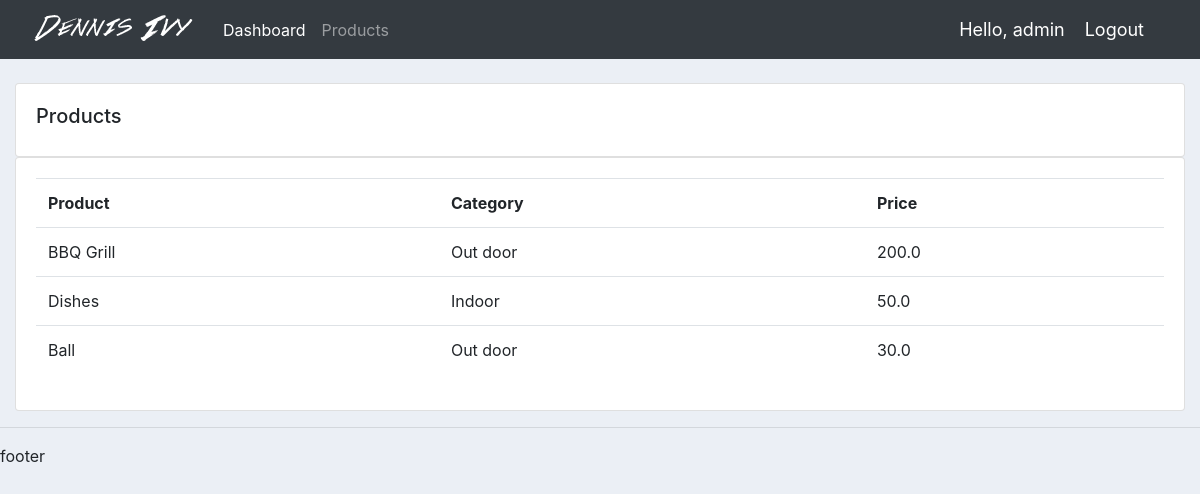
Screenshot of /products/ (signed in) with the database file from the repository.
### accounts/models.py (models this page shows, shortened)
class Product(models.Model):
	CATEGORY = (
		('Indoor','Indoor'),
		('Out door','Out door')
		)
	name=models.CharField(max_length=200, null=True)
	price=models.FloatField(null=True)
	category=models.CharField(max_length=200, null=True, choices=CATEGORY)
	description=models.CharField(max_length=200, null=True, blank=True)
	date_created = models.DateTimeField(auto_now_add=True)
	tag = models.ManyToManyField(Tag)

### accounts/decorators.py (the view)
		def wrapper_func(request, *args, **kwargs):
			group = None
			if request.user.groups.exists():
				group = request.user.groups.all()[0].name
			if group in allowed_roles:
				return view_func(request, *args, **kwargs)
			else:
				return HttpResponse('You are not authorised to view this page')

### accounts/views.py (called while the page is built)
@login_required(login_url='login')
@allowed_users(allowed_roles=['admin'])
def products(request):
	products = Product.objects.all()
	return render(request, 'products/products.html', {'products':products})

### accounts/templates/products/products.html
{%  extends 'main/base.html' %}
{% block content %}
		<br>
		<div class="row">
			<div class="col-md">
				<div class="card card-body">
					<h5>Products</h5>
				</div>
				<div class="card card-body">
					<table class="table">
						<tr>
							<th>Product</th>
							<th>Category</th>
							<th>Price</th>
						</tr>
						{% for produc in products %}
							<tr>
							<td>{{ produc.name }}</td>
							<td>{{ produc.category }}</td>
							<td>{{ produc.price }}</td>
							</tr>
						{% endfor %}
					</table>
				</div>
			</div>
		</div>
{% endblock content %}

### accounts/templates/main/navbar.html (shortened to what this page needs)
{% load static %}
<nav class="navbar navbar-expand-lg navbar-dark bg-dark">
  <img src="{% static 'images/accounts/logo.png' %}" alt="">
  <div class="collapse navbar-collapse" id="navbarNav">
    <ul class="navbar-nav">
      {% if request.user.is_staff %}
      <li class="nav-item active">
        <a class="nav-link" href="{% url 'index' %}">Dashboard <span class="sr-only">(current)</span></a>
      </li>
      <li class="nav-item">
        <a class="nav-link" href="{% url 'products' %}">Products</a>
      </li>
      {% endif %}
    </ul>
  </div>
  <span class="hello-user">Hello, {{request.user}}</span>
  <span class="hello-user"><a href="{% url 'logout' %}" class="hello-user">Logout</a></span>
</nav>

### static/css/accounts/main.css (style rules this page uses)
body { background-color: #ebeff5; }

### accounts/templates/main/navbar.html (style rules this page uses)
.hello-user { font-size: 18px; color: #fff; margin-right: 20px; }

### rows the page displays
Product: name "BBQ Grill", category "Out door", price "200.0"
Product: name "Dishes", category "Indoor", price "50.0"
Product: name "Ball", category "Out door", price "30.0"

### other values shown
{{ request.user }} "admin"
